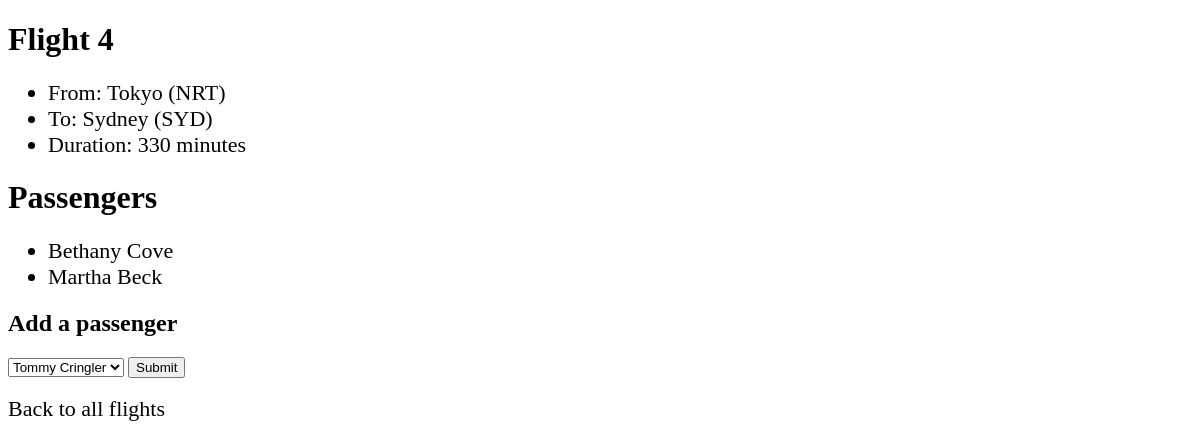
/flights/4, run on the app's committed database.
### flights/models.py (models this page shows, shortened)
class Flight(models.Model):
    origin = models.ForeignKey(Airport, on_delete=models.CASCADE, related_name="departures")
    destination = models.ForeignKey(Airport, on_delete=models.CASCADE, related_name="arrivals")
    duration = models.IntegerField()

class Airport(models.Model):
    code = models.CharField(max_length=3)
    city = models.CharField(max_length=64)
    def __str__(self):
        return f"{self.city} ({self.code})"

class Passenger(models.Model):
    first = models.CharField(max_length=64)
    last = models.CharField(max_length=64)
    flights = models.ManyToManyField(Flight, blank=True, related_name="passengers")
    def __str__(self):
        return f"{self.first} {self.last}"

### flights/views.py (the view)
# urls.py: path('<int:flight_id>', views.flight, name='flight'),
def flight(request, flight_id):
    flight = Flight.objects.filter(pk=flight_id).first()
    passengers = flight.passengers.all()
    nonPassengers = Passenger.objects.exclude(flights=flight).all()
    return render(request, 'flights/flight.html', {
        'flight': flight,
        'passengers': passengers,
        'nonPassengers': nonPassengers
    })

### flights/templates/flights/flight.html (shortened to what this page needs)
{% extends "flights/layout.html" %}
{% block body %}
    <h1>Flight {{flight.id}}</h1>
    <ul>
        <li>From: {{flight.origin}}</li>
        <li>To: {{flight.destination}}</li>
        <li>Duration: {{flight.duration}} minutes</li>
    </ul>
    <h1>Passengers</h1>
    <ul>
        {% for passenger in passengers %}
            <li>{{passenger}}</li>
        {% empty %}
            <li>No passengers</li>
        {% endfor %}
    </ul>
    <h2>Add a passenger</h2>
    <form action="{% url 'book' flight.id %}" method="POST">
        <select name="passenger">
            {% for passenger in nonPassengers %}
                <option value={{passenger.id}}>{{passenger}}</option>
            {% empty %}
                <option value="">No passengers</option>
            {% endfor %}
        </select>
        <input type="submit">
    </form>
    <br>
    <a href="{% url 'index' %}">Back to all flights</a>
{% endblock %}

### flights/static/flights/styles.css (style rules this page uses)
li,a { font-size: 22px; }
a:link, a:visited { color: #000; text-decoration: none; }

### data on the page
Flight: id "4", origin "Tokyo (NRT)", destination "Sydney (SYD)", duration "330"
Passenger: first+last "Bethany Cove"
Passenger: first+last "Martha Beck"

### other printed values
form field passenger "Tommy Cringler"
